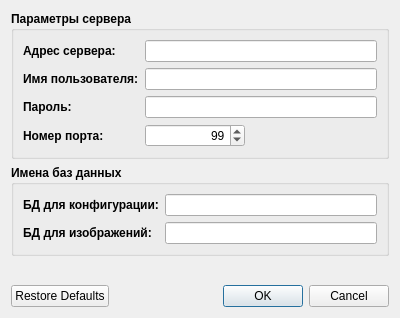
<?xml version="1.0" encoding="UTF-8"?>
<ui version="4.0">
 <class>uiConnectionDialog</class>
 <widget class="QDialog" name="uiConnectionDialog">
  <property name="windowModality">
   <enum>Qt::ApplicationModal</enum>
  </property>
  <property name="geometry">
   <rect>
    <x>0</x>
    <y>0</y>
    <width>400</width>
    <height>318</height>
   </rect>
  </property>
  <property name="sizePolicy">
   <sizepolicy hsizetype="Minimum" vsizetype="Fixed">
    <horstretch>0</horstretch>
    <verstretch>0</verstretch>
   </sizepolicy>
  </property>
  <property name="minimumSize">
   <size>
    <width>400</width>
    <height>0</height>
   </size>
  </property>
  <property name="font">
   <font>
    <pointsize>9</pointsize>
    <weight>50</weight>
    <bold>false</bold>
   </font>
  </property>
  <property name="windowTitle">
   <string>Параметры подключения к БД</string>
  </property>
  <property name="windowIcon">
   <iconset resource="../../res.qrc">
    <normaloff>:/Icons/icons/database.ico</normaloff>:/Icons/icons/database.ico</iconset>
  </property>
  <layout class="QVBoxLayout" name="verticalLayout">
   <item>
    <widget class="QGroupBox" name="gb_Server">
     <property name="font">
      <font>
       <pointsize>9</pointsize>
       <weight>75</weight>
       <bold>true</bold>
      </font>
     </property>
     <property name="title">
      <string>Параметры сервера</string>
     </property>
     <layout class="QHBoxLayout" name="horizontalLayout">
      <item>
       <layout class="QFormLayout" name="lay_Server">
        <item row="0" column="0">
         <widget class="QLabel" name="lb_Hostname">
          <property name="text">
           <string>Адрес сервера:</string>
          </property>
          <property name="buddy">
           <cstring>ed_Hostname</cstring>
          </property>
         </widget>
        </item>
        <item row="0" column="1">
         <widget class="QLineEdit" name="ed_Hostname">
          <property name="minimumSize">
           <size>
            <width>0</width>
            <height>22</height>
           </size>
          </property>
          <property name="font">
           <font>
            <pointsize>9</pointsize>
            <weight>50</weight>
            <bold>false</bold>
           </font>
          </property>
          <property name="alignment">
           <set>Qt::AlignCenter</set>
          </property>
         </widget>
        </item>
        <item row="1" column="0">
         <widget class="QLabel" name="lb_User">
          <property name="text">
           <string>Имя пользователя:</string>
          </property>
          <property name="buddy">
           <cstring>ed_User</cstring>
          </property>
         </widget>
        </item>
        <item row="1" column="1">
         <widget class="QLineEdit" name="ed_User">
          <property name="minimumSize">
           <size>
            <width>0</width>
            <height>22</height>
           </size>
          </property>
          <property name="font">
           <font>
            <pointsize>9</pointsize>
            <weight>50</weight>
            <bold>false</bold>
           </font>
          </property>
          <property name="alignment">
           <set>Qt::AlignCenter</set>
          </property>
         </widget>
        </item>
        <item row="2" column="0">
         <widget class="QLabel" name="lb_Password">
          <property name="text">
           <string>Пароль:</string>
          </property>
          <property name="buddy">
           <cstring>ed_Password</cstring>
          </property>
         </widget>
        </item>
        <item row="2" column="1">
         <widget class="QLineEdit" name="ed_Password">
          <property name="minimumSize">
           <size>
            <width>0</width>
            <height>22</height>
           </size>
          </property>
          <property name="font">
           <font>
            <pointsize>9</pointsize>
            <weight>50</weight>
            <bold>false</bold>
           </font>
          </property>
          <property name="echoMode">
           <enum>QLineEdit::Password</enum>
          </property>
          <property name="alignment">
           <set>Qt::AlignCenter</set>
          </property>
         </widget>
        </item>
        <item row="3" column="0">
         <widget class="QLabel" name="lb_Port">
          <property name="text">
           <string>Номер порта:</string>
          </property>
          <property name="buddy">
           <cstring>ed_Port</cstring>
          </property>
         </widget>
        </item>
        <item row="3" column="1">
         <layout class="QHBoxLayout" name="lay_Port">
          <item>
           <widget class="QSpinBox" name="ed_Port">
            <property name="sizePolicy">
             <sizepolicy hsizetype="Preferred" vsizetype="Fixed">
              <horstretch>0</horstretch>
              <verstretch>0</verstretch>
             </sizepolicy>
            </property>
            <property name="minimumSize">
             <size>
              <width>100</width>
              <height>22</height>
             </size>
            </property>
            <property name="font">
             <font>
              <pointsize>9</pointsize>
              <weight>50</weight>
              <bold>false</bold>
             </font>
            </property>
            <property name="alignment">
             <set>Qt::AlignRight|Qt::AlignTrailing|Qt::AlignVCenter</set>
            </property>
            <property name="showGroupSeparator" stdset="0">
             <bool>false</bool>
            </property>
            <property name="maximum">
             <number>999999999</number>
            </property>
            <property name="value">
             <number>99</number>
            </property>
           </widget>
          </item>
          <item>
           <spacer name="portSpinner">
            <property name="orientation">
             <enum>Qt::Horizontal</enum>
            </property>
            <property name="sizeType">
             <enum>QSizePolicy::Expanding</enum>
            </property>
            <property name="sizeHint" stdset="0">
             <size>
              <width>40</width>
              <height>20</height>
             </size>
            </property>
           </spacer>
          </item>
         </layout>
        </item>
       </layout>
      </item>
     </layout>
    </widget>
   </item>
   <item>
    <widget class="QGroupBox" name="gb_Databases">
     <property name="font">
      <font>
       <pointsize>9</pointsize>
       <weight>75</weight>
       <bold>true</bold>
      </font>
     </property>
     <property name="title">
      <string>Имена баз данных</string>
     </property>
     <layout class="QHBoxLayout" name="horizontalLayout_3">
      <item>
       <layout class="QFormLayout" name="lay_Databases">
        <item row="0" column="0">
         <widget class="QLabel" name="lb_MainDatabse">
          <property name="text">
           <string>БД для конфигурации:</string>
          </property>
          <property name="buddy">
           <cstring>ed_MainDatabse</cstring>
          </property>
         </widget>
        </item>
        <item row="0" column="1">
         <widget class="QLineEdit" name="ed_MainDatabse">
          <property name="font">
           <font>
            <pointsize>9</pointsize>
            <weight>50</weight>
            <bold>false</bold>
           </font>
          </property>
          <property name="alignment">
           <set>Qt::AlignCenter</set>
          </property>
         </widget>
        </item>
        <item row="1" column="0">
         <widget class="QLabel" name="lb_PictureDatabase">
          <property name="text">
           <string>БД для изображений:</string>
          </property>
          <property name="buddy">
           <cstring>ed_PictureDatabse</cstring>
          </property>
         </widget>
        </item>
        <item row="1" column="1">
         <widget class="QLineEdit" name="ed_PictureDatabse">
          <property name="font">
           <font>
            <pointsize>9</pointsize>
            <weight>50</weight>
            <bold>false</bold>
           </font>
          </property>
          <property name="alignment">
           <set>Qt::AlignCenter</set>
          </property>
         </widget>
        </item>
       </layout>
      </item>
     </layout>
    </widget>
   </item>
   <item>
    <spacer name="formSpinner">
     <property name="orientation">
      <enum>Qt::Vertical</enum>
     </property>
     <property name="sizeHint" stdset="0">
      <size>
       <width>20</width>
       <height>15</height>
      </size>
     </property>
    </spacer>
   </item>
   <item>
    <widget class="QDialogButtonBox" name="bb_Dialog">
     <property name="orientation">
      <enum>Qt::Horizontal</enum>
     </property>
     <property name="standardButtons">
      <set>QDialogButtonBox::Cancel|QDialogButtonBox::Ok|QDialogButtonBox::RestoreDefaults</set>
     </property>
    </widget>
   </item>
  </layout>
 </widget>
 <resources>
  <include location="../../res.qrc"/>
 </resources>
 <connections>
  <connection>
   <sender>bb_Dialog</sender>
   <signal>accepted()</signal>
   <receiver>uiConnectionDialog</receiver>
   <slot>accept()</slot>
   <hints>
    <hint type="sourcelabel">
     <x>257</x>
     <y>336</y>
    </hint>
    <hint type="destinationlabel">
     <x>157</x>
     <y>274</y>
    </hint>
   </hints>
  </connection>
  <connection>
   <sender>bb_Dialog</sender>
   <signal>rejected()</signal>
   <receiver>uiConnectionDialog</receiver>
   <slot>reject()</slot>
   <hints>
    <hint type="sourcelabel">
     <x>325</x>
     <y>336</y>
    </hint>
    <hint type="destinationlabel">
     <x>286</x>
     <y>274</y>
    </hint>
   </hints>
  </connection>
 </connections>
</ui>
